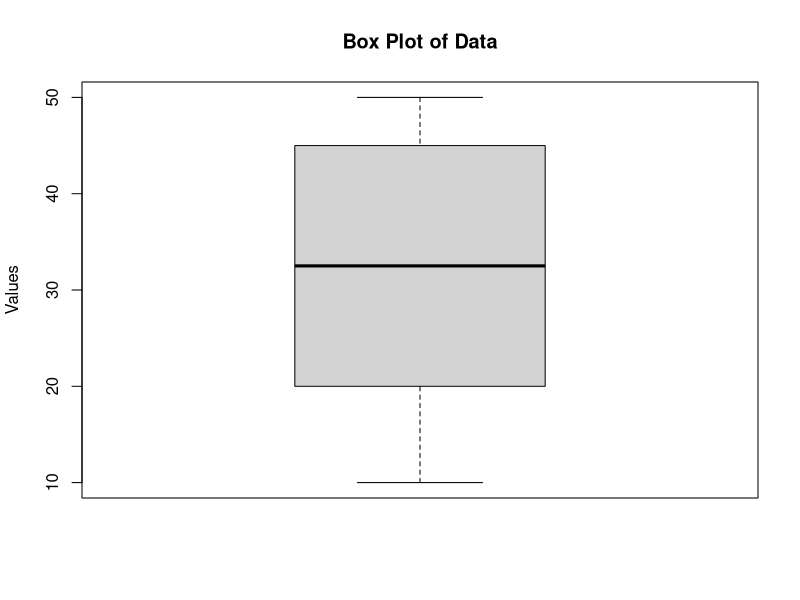
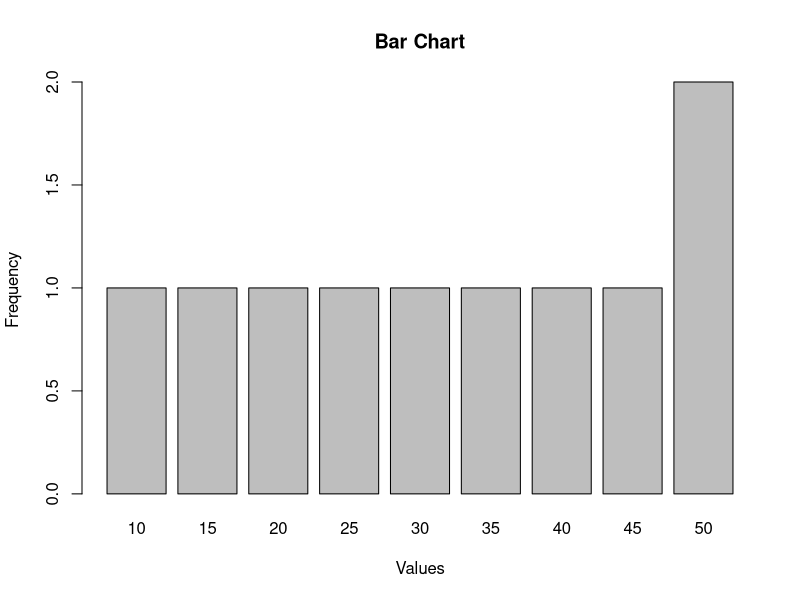
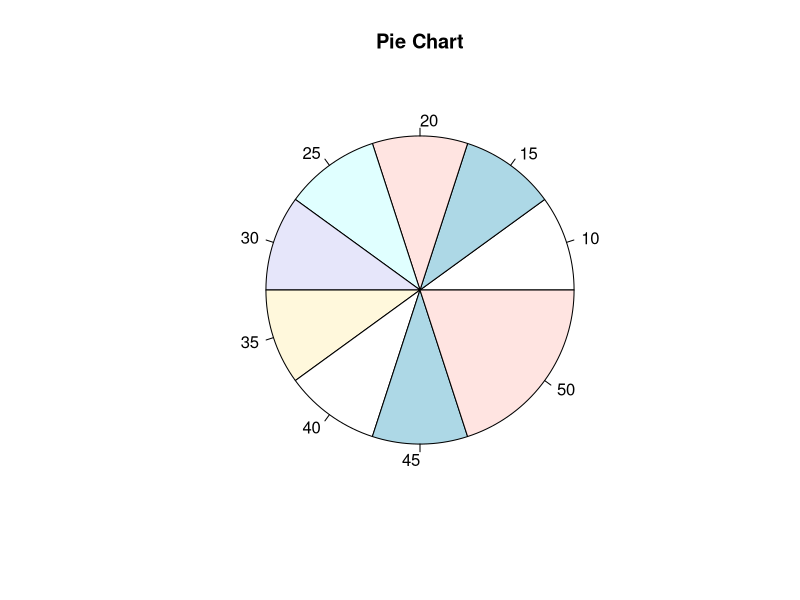
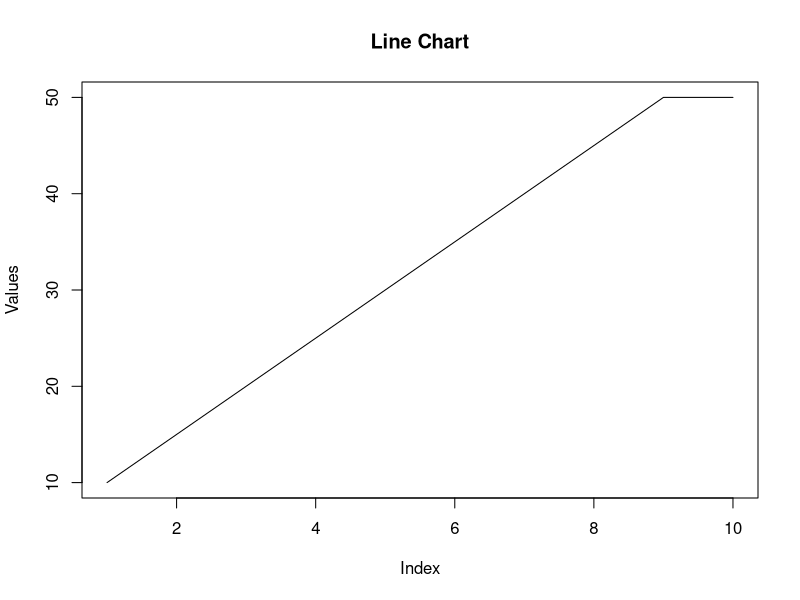
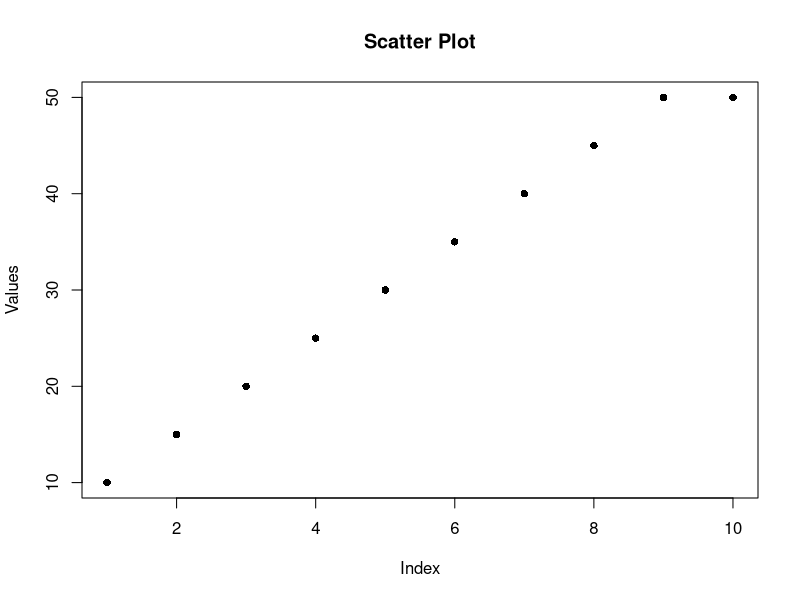
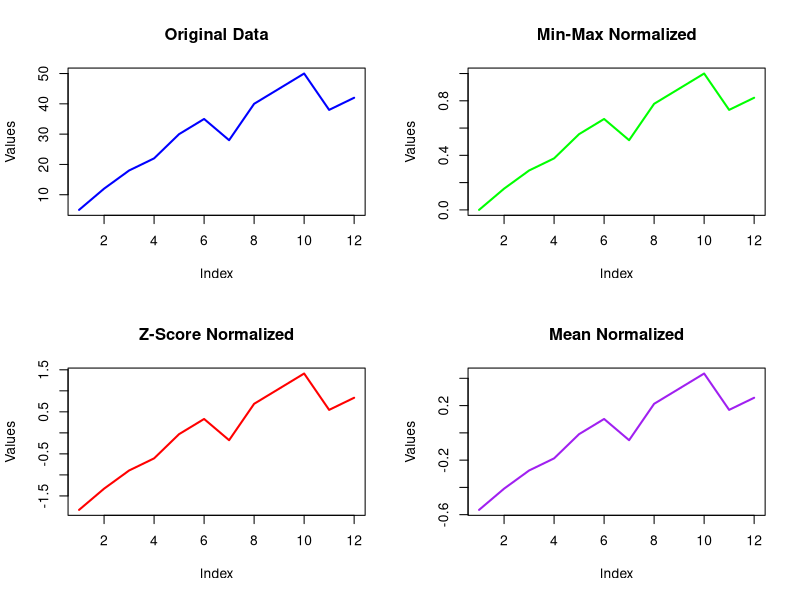
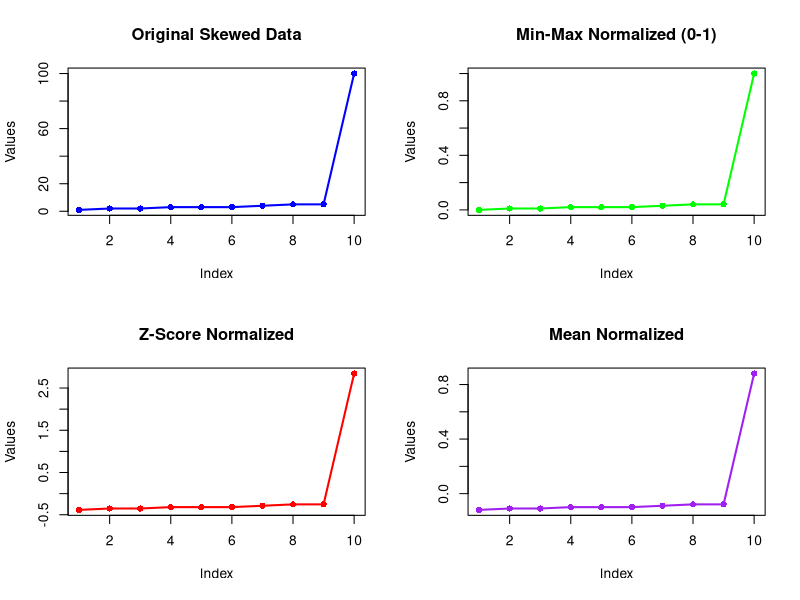

The R source for these figures, in order:
# ========== VARIABLES AND DATA TYPES ==========

# Numeric
num_var <- 42
# int
int_value <- 32L
print(class(num_var))

# Character
char_var <- "Hello, R!"
print(class(char_var))

# Logical
logic_var <- TRUE
print(class(logic_var))

# Vector
vec <- c(1, 2, 3, 4, 5)
print(vec[0])

# List
list_var <- list(name = "John", age = 25, scores = c(90, 85, 88))
print(list_var)

# ========== IF-ELSE STATEMENTS ==========

age <- 20

if (age >= 18) {
    print("You are an adult")
} else {
    print("You are a minor")
}

# ========== LOOPS ==========

# For loop
print("For Loop:")
for (i in 1:5) {
    print(paste("Iteration", i))
}

# While loop
print("While Loop:")
counter <- 1
while (counter <= 3) {
    print(paste("Count:", counter))
    counter <- counter + 1
}

# Basic R Statistics and Visualizations

# Sample data
data <- c(10, 15, 20, 25, 30, 35, 40, 45, 50, 50)

# ========== BASIC STATISTICS ==========

# Mean
mean_val <- mean(data)
print(paste("Mean:", mean_val))

# Median
median_val <- median(data)
print(paste("Median:", median_val))

# Mode (most frequent value)
mode_val <- names(sort(table(data), decreasing = TRUE))[1]
print(paste("Mode:", mode_val))

# Standard Deviation
sd_val <- sd(data)
print(paste("Standard Deviation:", sd_val))

# Summary statistics
summary(data)

# ========== VISUALIZATIONS ==========

# Box Plot
boxplot(data, main = "Box Plot of Data", ylab = "Values")

# Histogram / Bar Graph
barplot(table(data), main = "Bar Chart", xlab = "Values", ylab = "Frequency")

# Frequency Table
freq_table <- table(data)
print(freq_table)

# Pie Chart
pie(table(data), main = "Pie Chart")

# Line Chart
plot(data, type = "l", main = "Line Chart", xlab = "Index", ylab = "Values")

# Scatter Plot
plot(data, main = "Scatter Plot", xlab = "Index", ylab = "Values", pch = 16)

# ========== DATA NORMALIZATION ==========

# Min-Max Normalization (scales data to 0-1 range)
min_max_norm <- (data - min(data)) / (max(data) - min(data))
print("Min-Max Normalized:")
print(min_max_norm)

# Z-Score Normalization (standardization)
z_score_norm <- (data - mean(data)) / sd(data)
print("Z-Score Normalized:")
print(z_score_norm)

# Mean Normalization
mean_norm <- (data - mean(data)) / (max(data) - min(data))
print("Mean Normalized:")
print(mean_norm)

# ========== NEW DATASET AND NORMALIZATION WITH PLOTS ==========

# Create a new dataset
new_data <- c(5, 12, 18, 22, 30, 35, 28, 40, 45, 50, 38, 42)

# Min-Max Normalization
new_min_max <- (new_data - min(new_data)) / (max(new_data) - min(new_data))

# Z-Score Normalization
new_z_score <- (new_data - mean(new_data)) / sd(new_data)

# Mean Normalization
new_mean_norm <- (new_data - mean(new_data)) / (max(new_data) - min(new_data))

# Create a 2x2 plotting layout
par(mfrow = c(2, 2))

# Plot original data
plot(new_data, type = "l", main = "Original Data", xlab = "Index", ylab = "Values", col = "blue", lwd = 2)

# Plot Min-Max normalized data
plot(new_min_max, type = "l", main = "Min-Max Normalized", xlab = "Index", ylab = "Values", col = "green", lwd = 2)

# Plot Z-Score normalized data
plot(new_z_score, type = "l", main = "Z-Score Normalized", xlab = "Index", ylab = "Values", col = "red", lwd = 2)

# Plot Mean normalized data
plot(new_mean_norm, type = "l", main = "Mean Normalized", xlab = "Index", ylab = "Values", col = "purple", lwd = 2)

# Reset plotting layout
par(mfrow = c(1, 1))
# ========== EXAMPLE WITH SKEWED DATA (BETTER VISUALIZATION) ==========

# Create a dataset with extreme values to show normalization differences
skewed_data <- c(1, 2, 2, 3, 3, 3, 4, 5, 5, 100)

# Apply normalizations
skewed_min_max <- (skewed_data - min(skewed_data)) / (max(skewed_data) - min(skewed_data))
skewed_z_score <- (skewed_data - mean(skewed_data)) / sd(skewed_data)
skewed_mean_norm <- (skewed_data - mean(skewed_data)) / (max(skewed_data) - min(skewed_data))

# Create comparison plots
par(mfrow = c(2, 2))

plot(skewed_data, type = "o", main = "Original Skewed Data", xlab = "Index", ylab = "Values", col = "blue", lwd = 2, pch = 16)

plot(skewed_min_max, type = "o", main = "Min-Max Normalized (0-1)", xlab = "Index", ylab = "Values", col = "green", lwd = 2, pch = 16)

plot(skewed_z_score, type = "o", main = "Z-Score Normalized", xlab = "Index", ylab = "Values", col = "red", lwd = 2, pch = 16)

plot(skewed_mean_norm, type = "o", main = "Mean Normalized", xlab = "Index", ylab = "Values", col = "purple", lwd = 2, pch = 16)

par(mfrow = c(1, 1))

print("Notice how the extreme value (100) affects each normalization method differently!")
